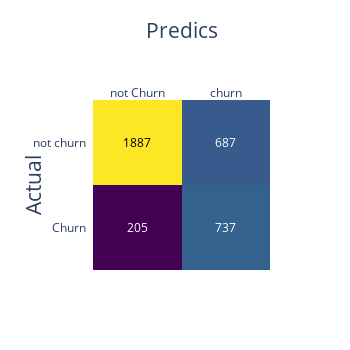

This figure's notebook cell:
### Code cell
# accuracy matric of the best set of parameters  
clf_svm_1 = SVC(kernel ='rbf', C=0.001, degree= 2,  tol = 0.0001, gamma = 'auto')

results(clf_svm_1, X, X_train_smote, y_train_smote, X_test, y_test,'coefficients', 'fig3')

### Figure 1 — Plotly figure (JSON) as saved in the notebook; plotly's stock layout.template omitted (floating-point values rounded to 4 significant figures)
{"data": [{"colorscale": [[0, "#440154"], [0.1111, "#482878"], [0.2222, "#3e4989"], [0.3333, "#31688e"], [0.4444, "#26828e"], [0.5556, "#1f9e89"], [0.6667, "#35b779"], [0.7778, "#6ece58"], [0.8889, "#b5de2b"], [1, "#fde725"]], "reversescale": false, "showscale": false, "type": "heatmap", "x": ["not Churn", "churn"], "y": ["Churn", "not churn"], "z": [[205, 737], [1887, 687]]}], "layout": {"annotations": [{"font": {"color": "#FFFFFF"}, "showarrow": false, "text": "205", "x": "not Churn", "xref": "x", "y": "Churn", "yref": "y"}, {"font": {"color": "#FFFFFF"}, "showarrow": false, "text": "737", "x": "churn", "xref": "x", "y": "Churn", "yref": "y"}, {"font": {"color": "#000000"}, "showarrow": false, "text": "1887", "x": "not Churn", "xref": "x", "y": "not churn", "yref": "y"}, {"font": {"color": "#FFFFFF"}, "showarrow": false, "text": "687", "x": "churn", "xref": "x", "y": "not churn", "yref": "y"}], "autosize": false, "height": 350, "width": 350, "xaxis": {"dtick": 1, "gridcolor": "rgb(0, 0, 0)", "side": "top", "tickmode": "array", "ticks": "", "title": {"font": {"size": 21}, "text": "Predics"}}, "yaxis": {"dtick": 1, "tickmode": "array", "ticks": "", "ticksuffix": "  ", "title": {"font": {"size": 21}, "text": "Actual"}}}}
